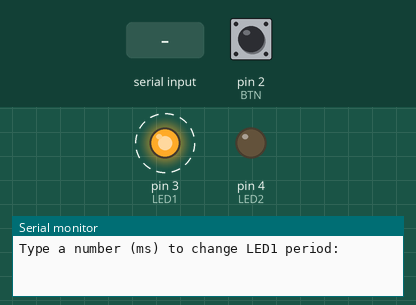
The sketch below on a simulated Arduino Uno, built with avr-gcc and run on an emulated ATmega328P. Shown: output pins drawn as LEDs (lit = HIGH), the last lines printed to the serial monitor. Dashed ring = blinking. The inputs (shaded band) are chosen by the test bench; at power-on: pin 2 (BTN) HIGH.

Above: at 1.1 s.
2.1 s: "5\n" received over Serial
4.5 s: pin 2 (BTN) pulled LOW for 0.15 s
At 5.7 s:
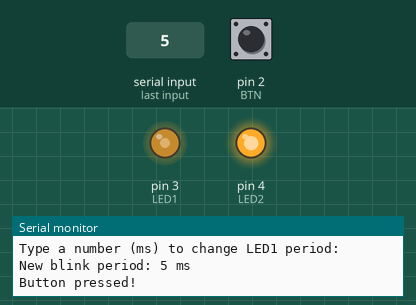
6.1 s: "90,45\n" received over Serial
At 6.25 s:
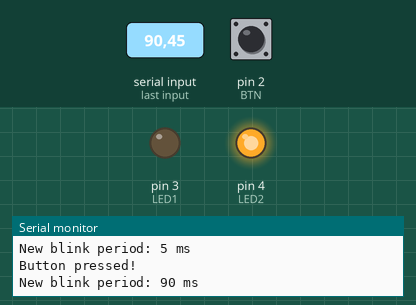
9.6 s: pin 2 (BTN) pulled LOW for 1 s
At 9.8 s:
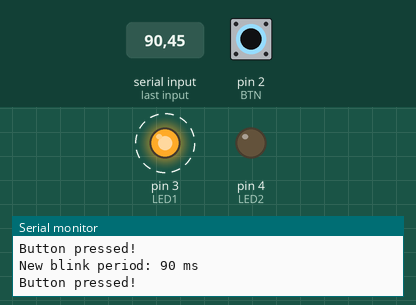
13.1 s: pin 2 (BTN) pulled LOW for 3.2 s
At 13.31 s:
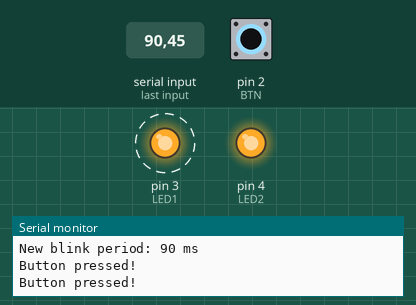
17.8 s: "30,150\n" received over Serial
Timing chart, 0 to 20.3 s (numbered marks = the images above; inputs shaded):
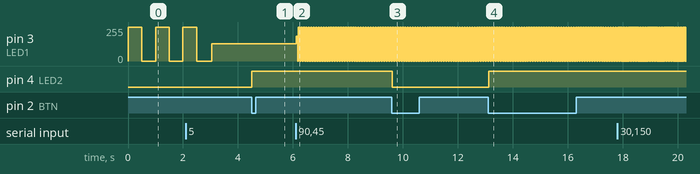

Measured:
- after the input at 4.5 s, pin 4 (LED2): LOW → HIGH at once
- after the input at 6.1 s, pin 3 (LED1): 128/255 → 184/255 at once, then repeats every 0.07 s: 0/255 0.03 s, 255/255 0.05 s
- after the input at 9.6 s, pin 4 (LED2): HIGH → LOW at once
- after the input at 13.1 s, pin 4 (LED2): LOW → HIGH at once
- after the input at 17.8 s, pin 3 (LED1): alternates 255/255 for 0.02 s and 0/255 for 0.02 s, starting at once

The sketch:

code-delay2a-blinkPeriodSetThroughSerialMonitor.ino
```cpp
// Two LEDs + button using delay()
// Blink period for LED1 can be changed from Serial Monitor

const int LED1 = 3;
const int LED2 = 4;
const int BTN  = 2;

int led2State = LOW;
int lastBtn = HIGH;
int period = 1000; // default 1 second

void setup() {
  pinMode(LED1, OUTPUT);
  pinMode(LED2, OUTPUT);
  pinMode(BTN, INPUT_PULLUP);
  Serial.begin(9600);
  Serial.println("Type a number (ms) to change LED1 period:");
}

void loop() {
  // --- LED1 blink ---
  digitalWrite(LED1, HIGH);
  delay(period / 2);
  digitalWrite(LED1, LOW);
  delay(period / 2);

  // --- LED2 on button press ---
  int btn = digitalRead(BTN);
  if (lastBtn == HIGH && btn == LOW) {
    led2State = !led2State;
    digitalWrite(LED2, led2State);
    Serial.println("Button pressed!");
  }
  lastBtn = btn;

  // --- Read new period from Serial ---
  if (Serial.available() > 0) {
    int newPeriod = Serial.parseInt();
    if (newPeriod > 0) {
      period = newPeriod;
      Serial.print("New blink period: ");
      Serial.print(period);
      Serial.println(" ms");
    }
    Serial.readStringUntil('\n'); // clear buffer
  }
}
```
